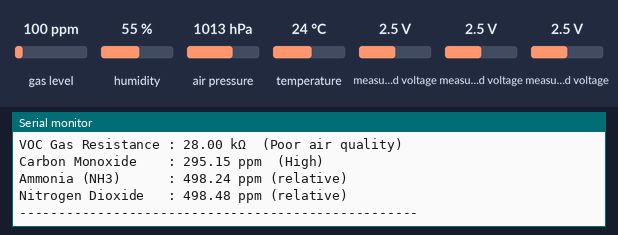
Bench run of a sketch on a simulated ESP32. Shown: the last lines printed to the serial monitor. The inputs (shaded band) are chosen by the test bench; at power-on: humidity 55 %, air pressure 1013 hPa, temperature 24 °C, measured voltage 2.5 V, gas level 100 ppm.

Above: at 2.2 s.
2.3 s: humidity set to 22 %
At 4.5 s:
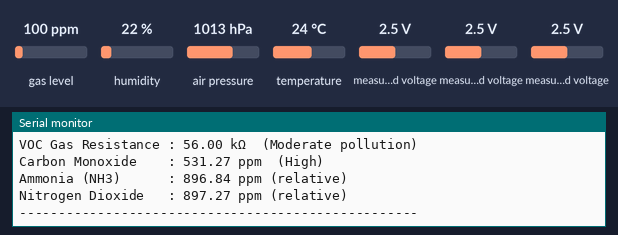
4.9 s: air pressure set to 952 hPa
At 6.8 s:
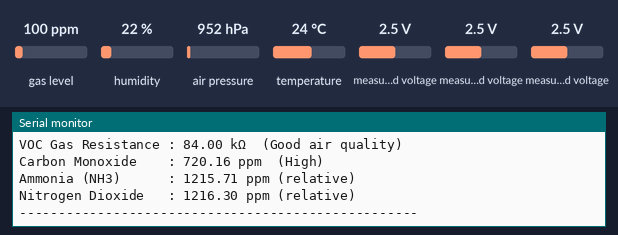
7.1 s: temperature set to 12 °C
At 9.1 s:
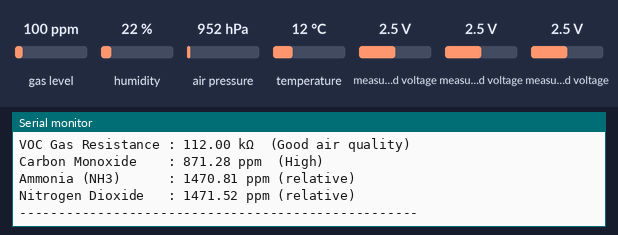
11.5 s: humidity set to 68 %
At 13.6 s:
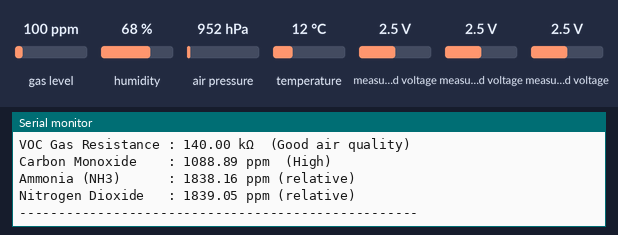
15.9 s: air pressure set to 1048 hPa
At 18.1 s:
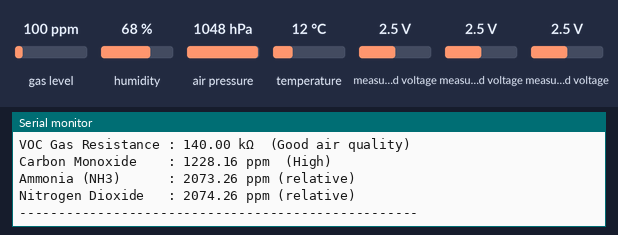
20.4 s: measured voltage (sensor 200) set to 0.1 V
At 22.5 s:
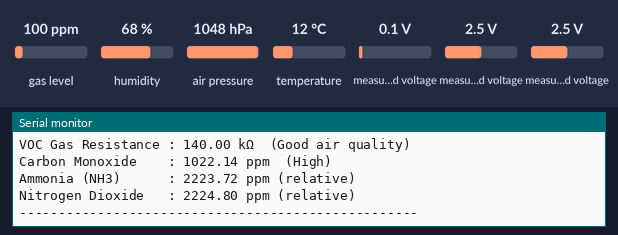
Timing chart, 0 to 22.9 s (numbered marks = the images above; inputs shaded):
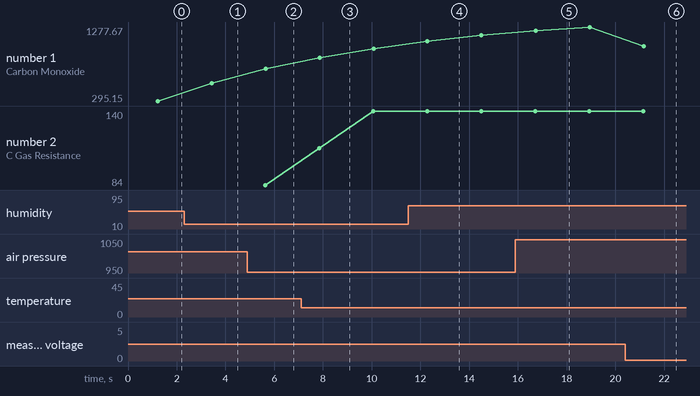

The sketch:

FINAL_CODE_IIT.ino
```cpp
#include <Wire.h>
#include <Adafruit_BME680.h>
#include <Adafruit_ADS1X15.h>

/* =====================================================
   PIN CONFIGURATION
   ===================================================== */
#define SDA_PIN 21
#define SCL_PIN 22
#define RXD2    16
#define TXD2    17

/* =====================================================
   OBJECTS
   ===================================================== */
Adafruit_BME680 bme;
Adafruit_ADS1115 ads;

/* =====================================================
   ADS1115 CONFIG
   ===================================================== */
#define ADS_LSB  (0.125f / 1000.0f)   // GAIN_ONE: 0.125 mV per bit

/* =====================================================
   BASELINES (FROM YOUR CALIBRATION)
   ===================================================== */
#define CO_BASELINE_V0   1.024256f     // CO baseline (V)
#define NH3_BASELINE_V0  0.008784f     // NH3 baseline (V)
#define NO2_BASELINE_V0  0.007580f     // NO2 baseline (V)

#define VOC_R0           15.53f        // VOC baseline resistance (kΩ)

/* =====================================================
   FILTER SETTINGS
   ===================================================== */
#define VOC_WINDOW 5
#define ALPHA_CO   0.2f
#define ALPHA_NH3  0.2f
#define ALPHA_NO2  0.2f

float vocBuffer[VOC_WINDOW];
int vocIndex = 0;

float coFiltered  = 0;
float nh3Filtered = 0;
float no2Filtered = 0;

/* =====================================================
   OXYGEN SENSOR
   ===================================================== */
uint8_t o2Buf[12];
float oxygenValue = -1;

/* =====================================================
   HELPER FUNCTIONS
   ===================================================== */
String temperatureLabel(float t) {
  if (t < 18) return "Cold";
  if (t <= 30) return "Comfortable";
  return "Hot";
}

String humidityLabel(float h) {
  if (h < 30) return "Dry";
  if (h <= 60) return "Comfortable";
  return "Humid";
}

String pressureLabel(float p) {
  if (p < 1000) return "Low pressure";
  if (p <= 1025) return "Normal pressure";
  return "High pressure";
}

String vocLabel(float r) {
  if (r > 60) return "Good air quality";
  if (r > 30) return "Moderate pollution";
  return "Poor air quality";
}

String gasLevel(float ppm) {
  if (ppm < 5) return "Low";
  if (ppm < 20) return "Moderate";
  return "High";
}

/* =====================================================
   SETUP
   ===================================================== */
void setup() {
  Serial.begin(115200);
  delay(1000);

  Wire.begin(SDA_PIN, SCL_PIN);

  if (!bme.begin(0x76)) {
    Serial.println("BME688 not detected");
    while (1);
  }

  bme.setTemperatureOversampling(BME680_OS_8X);
  bme.setHumidityOversampling(BME680_OS_2X);
  bme.setPressureOversampling(BME680_OS_4X);
  bme.setIIRFilterSize(BME680_FILTER_SIZE_3);
  bme.setGasHeater(320, 150);

  if (!ads.begin(0x48)) {
    Serial.println("ADS1115 not detected");
    while (1);
  }
  ads.setGain(GAIN_ONE);

  Serial2.begin(9600, SERIAL_8N1, RXD2, TXD2);

  Serial.println("====================================================");
  Serial.println(" AIR QUALITY MONITORING SYSTEM");
  Serial.println(" IIT DEMONSTRATION BUILD");
  Serial.println("====================================================");
}

/* =====================================================
   LOOP
   ===================================================== */
void loop() {

  /* ---------------- OXYGEN SENSOR ---------------- */
  while (Serial2.available()) {
    for (int i = 0; i < 11; i++) o2Buf[i] = o2Buf[i + 1];
    o2Buf[11] = Serial2.read();

    if (o2Buf[0] == 0x16 && o2Buf[1] == 0x09 && o2Buf[2] == 0x01) {
      uint16_t raw = o2Buf[4] | (o2Buf[5] << 8);
      float o2 = raw / 10.0f;
      if (o2 >= 18 && o2 <= 25) oxygenValue = o2;
    }
  }

  /* ---------------- BME688 ---------------- */
  if (!bme.performReading()) return;

  float vocR = bme.gas_resistance / 1000.0f;
  vocBuffer[vocIndex++] = vocR;
  if (vocIndex >= VOC_WINDOW) vocIndex = 0;

  float vocAvg = 0;
  for (int i = 0; i < VOC_WINDOW; i++) vocAvg += vocBuffer[i];
  vocAvg /= VOC_WINDOW;

  /* ---------------- ADS1115 GAS SENSORS ---------------- */
  float vCO  = ads.readADC_SingleEnded(0) * ADS_LSB;
  float vNH3 = ads.readADC_SingleEnded(1) * ADS_LSB;
  float vNO2 = ads.readADC_SingleEnded(2) * ADS_LSB;

  float co_ppm  = (vCO  - CO_BASELINE_V0)  * 1000.0f;
  float nh3_ppm = (vNH3 - NH3_BASELINE_V0) * 1000.0f;
  float no2_ppm = (vNO2 - NO2_BASELINE_V0) * 1000.0f;

  if (co_ppm < 0)  co_ppm = 0;
  if (nh3_ppm < 0) nh3_ppm = 0;
  if (no2_ppm < 0) no2_ppm = 0;

  coFiltered  = (1 - ALPHA_CO)  * coFiltered  + ALPHA_CO  * co_ppm;
  nh3Filtered = (1 - ALPHA_NH3) * nh3Filtered + ALPHA_NH3 * nh3_ppm;
  no2Filtered = (1 - ALPHA_NO2) * no2Filtered + ALPHA_NO2 * no2_ppm;

  /* ---------------- OUTPUT ---------------- */
  Serial.println();
  Serial.println("---------------------------------------------------");
  Serial.println(" AIR QUALITY STATUS REPORT");
  Serial.println("---------------------------------------------------");

  Serial.print("Temperature        : ");
  Serial.print(bme.temperature, 2);
  Serial.print(" °C  (");
  Serial.print(temperatureLabel(bme.temperature));
  Serial.println(")");

  Serial.print("Humidity           : ");
  Serial.print(bme.humidity, 2);
  Serial.print(" %  (");
  Serial.print(humidityLabel(bme.humidity));
  Serial.println(")");

  Serial.print("Pressure           : ");
  Serial.print(bme.pressure / 100.0f, 2);
  Serial.print(" hPa  (");
  Serial.print(pressureLabel(bme.pressure / 100.0f));
  Serial.println(")");

  Serial.print("VOC Gas Resistance : ");
  Serial.print(vocAvg, 2);
  Serial.print(" kΩ  (");
  Serial.print(vocLabel(vocAvg));
  Serial.println(")");

  Serial.print("Carbon Monoxide    : ");
  Serial.print(coFiltered, 2);
  Serial.print(" ppm  (");
  Serial.print(gasLevel(coFiltered));
  Serial.println(")");

  Serial.print("Ammonia (NH3)      : ");
  Serial.print(nh3Filtered, 2);
  Serial.print(" ppm (relative)");

  Serial.println();

  Serial.print("Nitrogen Dioxide   : ");
  Serial.print(no2Filtered, 2);
  Serial.print(" ppm (relative)");

  Serial.println();

  if (oxygenValue > 0) {
    Serial.print("Oxygen Level       : ");
    Serial.print(oxygenValue, 1);
    Serial.println(" %  (Normal oxygen)");
  }

  Serial.println("---------------------------------------------------");

  delay(2000);
}
```

Measured:
- after the input at 2.3 s, the serial monitor: prints a new line after 1.1 s (image 1)
- after the input at 4.9 s, the serial monitor: prints a new line after 0.73 s (image 2)
- after the input at 7.1 s, the serial monitor: prints a new line after 0.74 s (image 3)
- after the input at 11.5 s, the serial monitor: prints a new line after 0.78 s (image 4)
- after the input at 15.9 s, the serial monitor: prints a new line after 0.81 s (image 5)
- after the input at 20.4 s, the serial monitor: prints a new line after 0.76 s (image 6)
- plotted number 1: 1277.67 → 1022.14 after the input at 20.4 s
